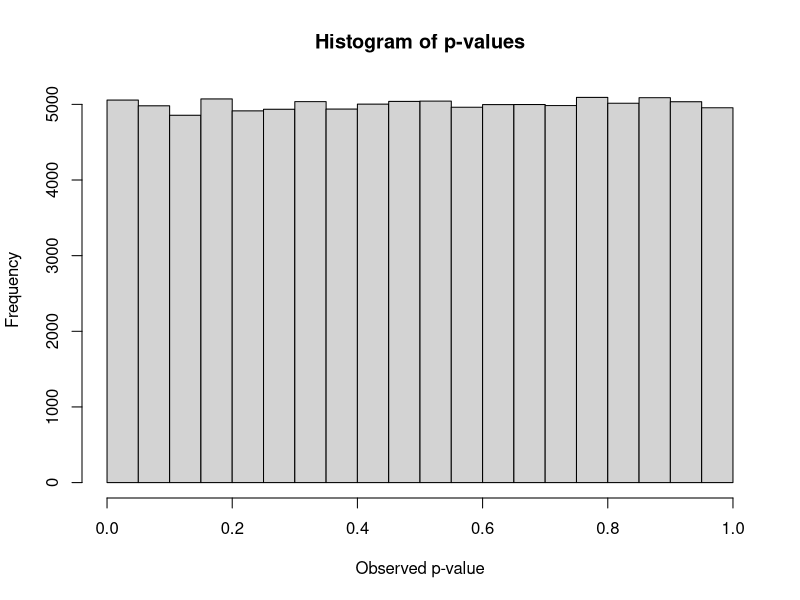
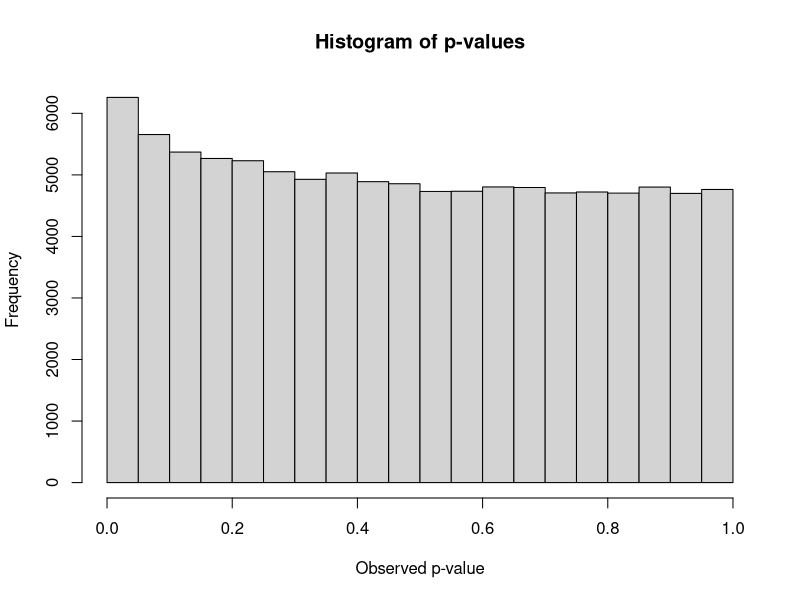

These figures' R source, in order:
#P-value Simulation Study
#---------------------------------------------------------



pvalSim <- function(nSims=100000, ngroup=100, mean1, mean2, SD = 20) {
  p <- c(NA, nSims)
for(i in 1:nSims){ 
    
    #produce 100 simulated participants, with mean=100 and SD=20
    x<-rnorm(n = ngroup, mean = mean1, sd = SD) 
    #produce 100 simulated participants, #with mean=100 and SD=20
    y<-rnorm(n = ngroup, mean = mean2, sd = SD) 
    z<-t.test(x,y) #perform the t-test
    
    p[i]<-z$p.value #get the p-value and store it
  
  }
  
  return(p)
  
}

  p = pvalSim(mean1 = 100, mean2 =  100)
  quantile(p,0.05)
  hist(p, main="Histogram of p-values", xlab=("Observed p-value"))
  
  p2 = pvalSim(mean1 = 100, mean2 =  101)
  quantile(p2,0.05)
  hist(p2, main="Histogram of p-values", xlab=("Observed p-value"))
  
  

  
  
  



